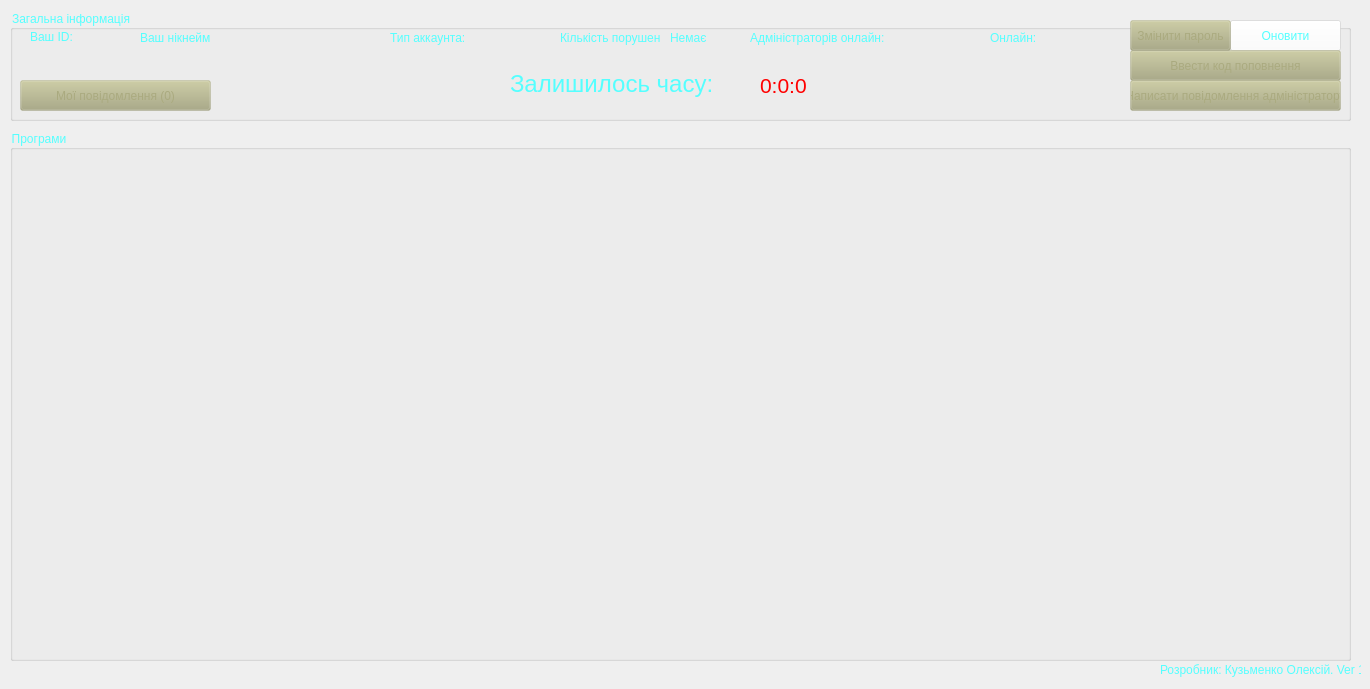
       <widget class="QWidget" name="tab">
        <property name="styleSheet">
         <string notr="true"/>
        </property>
        <attribute name="title">
         <string>Панель користувача</string>
        </attribute>
        <widget class="QGroupBox" name="groupBox_4">
         <property name="geometry">
          <rect>
           <x>10</x>
           <y>10</y>
           <width>1341</width>
           <height>111</height>
          </rect>
         </property>
         <property name="styleSheet">
          <string notr="true">background-color: rgb(106, 151, 246, 0);
color: rgb(85, 255, 255);</string>
         </property>
         <property name="title">
          <string>Загальна інформація</string>
         </property>
         <widget class="QLabel" name="label_10">
          <property name="geometry">
           <rect>
            <x>20</x>
            <y>20</y>
            <width>47</width>
            <height>13</height>
           </rect>
          </property>
          <property name="styleSheet">
           <string notr="true">background-color: rgb(106, 151, 246, 0);</string>
          </property>
          <property name="text">
           <string>Ваш ID:</string>
          </property>
         </widget>
         <widget class="QLabel" name="label_11">
          <property name="geometry">
           <rect>
            <x>70</x>
            <y>20</y>
            <width>47</width>
            <height>13</height>
           </rect>
          </property>
          <property name="styleSheet">
           <string notr="true">background-color: rgb(106, 151, 246, 0);</string>
          </property>
          <property name="text">
           <string/>
          </property>
         </widget>
         <widget class="QLabel" name="label_12">
          <property name="geometry">
           <rect>
            <x>380</x>
            <y>20</y>
            <width>81</width>
            <height>16</height>
           </rect>
          </property>
          <property name="styleSheet">
           <string notr="true">background-color: rgb(106, 151, 246, 0);</string>
          </property>
          <property name="text">
           <string>Тип аккаунта:</string>
          </property>
         </widget>
         <widget class="QLabel" name="label_13">
          <property name="geometry">
           <rect>
            <x>460</x>
            <y>20</y>
            <width>91</width>
            <height>16</height>
           </rect>
          </property>
          <property name="styleSheet">
           <string notr="true">background-color: rgb(106, 151, 246, 0);</string>
          </property>
          <property name="text">
           <string/>
          </property>
         </widget>
         <widget class="QLabel" name="label_14">
          <property name="geometry">
           <rect>
            <x>550</x>
            <y>20</y>
            <width>101</width>
            <height>16</height>
           </rect>
          </property>
          <property name="styleSheet">
           <string notr="true">background-color: rgb(106, 151, 246, 0);</string>
          </property>
          <property name="text">
           <string>Кількість порушень:</string>
          </property>
         </widget>
         <widget class="QLabel" name="label_15">
          <property name="geometry">
           <rect>
            <x>660</x>
            <y>20</y>
            <width>51</width>
            <height>16</height>
           </rect>
          </property>
          <property name="styleSheet">
           <string notr="true">background-color: rgb(106, 151, 246, 0);</string>
          </property>
          <property name="text">
           <string>Немає</string>
          </property>
         </widget>
         <widget class="QLabel" name="label_16">
          <property name="geometry">
           <rect>
            <x>130</x>
            <y>20</y>
            <width>71</width>
            <height>16</height>
           </rect>
          </property>
          <property name="styleSheet">
           <string notr="true">background-color: rgb(106, 151, 246, 0);</string>
          </property>
          <property name="text">
           <string>Ваш нікнейм:</string>
          </property>
         </widget>
         <widget class="QLabel" name="label_17">
          <property name="geometry">
           <rect>
            <x>210</x>
            <y>20</y>
            <width>51</width>
            <height>16</height>
           </rect>
          </property>
          <property name="styleSheet">
           <string notr="true">background-color: rgb(106, 151, 246, 0);</string>
          </property>
          <property name="text">
           <string/>
          </property>
         </widget>
         <widget class="QLabel" name="label_8">
          <property name="geometry">
           <rect>
            <x>500</x>
            <y>60</y>
            <width>211</width>
            <height>28</height>
           </rect>
          </property>
          <property name="font">
           <font>
            <family>MS Shell Dlg 2</family>
            <pointsize>18</pointsize>
            <weight>50</weight>
            <italic>false</italic>
            <bold>false</bold>
           </font>
          </property>
          <property name="styleSheet">
           <string notr="true">background-color: rgb(106, 151, 246, 0);</string>
          </property>
          <property name="text">
           <string>Залишилось часу:</string>
          </property>
         </widget>
         <widget class="QLabel" name="label_19">
          <property name="geometry">
           <rect>
            <x>750</x>
            <y>60</y>
            <width>81</width>
            <height>31</height>
           </rect>
          </property>
          <property name="font">
           <font>
            <family>MS Shell Dlg 2</family>
            <pointsize>18</pointsize>
            <weight>50</weight>
            <italic>false</italic>
            <bold>false</bold>
           </font>
          </property>
          <property name="styleSheet">
           <string notr="true">background-color: rgb(106, 151, 246, 0);
color: rgb(255, 0, 0);</string>
          </property>
          <property name="text">
           <string>&lt;html&gt;&lt;head/&gt;&lt;body&gt;&lt;p&gt;&lt;span style=&quot; font-size:16pt;&quot;&gt;0:0:0&lt;/span&gt;&lt;/p&gt;&lt;/body&gt;&lt;/html&gt;</string>
          </property>
         </widget>
         <widget class="QLabel" name="label_34">
          <property name="geometry">
           <rect>
            <x>740</x>
            <y>20</y>
            <width>141</width>
            <height>16</height>
           </rect>
          </property>
          <property name="styleSheet">
           <string notr="true">background-color: rgb(106, 151, 246, 0);</string>
          </property>
          <property name="text">
           <string>Адміністраторів онлайн:</string>
          </property>
         </widget>
         <widget class="QLabel" name="label_35">
          <property name="geometry">
           <rect>
            <x>900</x>
            <y>20</y>
            <width>41</width>
            <height>16</height>
           </rect>
          </property>
          <property name="styleSheet">
           <string notr="true">background-color: rgb(106, 151, 246, 0);</string>
          </property>
          <property name="text">
           <string/>
          </property>
         </widget>
         <widget class="QLabel" name="label_36">
          <property name="geometry">
           <rect>
            <x>980</x>
            <y>20</y>
            <width>61</width>
            <height>16</height>
           </rect>
          </property>
          <property name="styleSheet">
           <string notr="true">background-color: rgb(106, 151, 246, 0);</string>
          </property>
          <property name="text">
           <string>Онлайн:</string>
          </property>
         </widget>
         <widget class="QLabel" name="label_37">
          <property name="geometry">
           <rect>
            <x>1050</x>
            <y>20</y>
            <width>51</width>
            <height>16</height>
           </rect>
          </property>
          <property name="styleSheet">
           <string notr="true">background-color: rgb(106, 151, 246, 0);</string>
          </property>
          <property name="text">
           <string/>
          </property>
         </widget>
         <widget class="QPushButton" name="pushButton_14">
          <property name="geometry">
           <rect>
            <x>1220</x>
            <y>10</y>
            <width>111</width>
            <height>31</height>
           </rect>
          </property>
          <property name="styleSheet">
           <string notr="true">QPushButton:disabled{
	color: rgb(170, 170, 127);
	background-color: rgb(170, 170, 127, 60);
}
QPushButton:enabled{
	background-color: rgb(255, 255, 255, 100);
}</string>
          </property>
          <property name="text">
           <string>Оновити</string>
          </property>
         </widget>
         <widget class="QPushButton" name="pushButton_10">
          <property name="enabled">
           <bool>false</bool>
          </property>
          <property name="geometry">
           <rect>
            <x>1120</x>
            <y>40</y>
            <width>211</width>
            <height>31</height>
           </rect>
          </property>
          <property name="styleSheet">
           <string notr="true">QPushButton:disabled{
	color: rgb(170, 170, 127);
	background-color: rgb(170, 170, 127, 60);
}
QPushButton:enabled{
	background-color: rgb(255, 255, 255, 100);
}</string>
          </property>
          <property name="text">
           <string>Ввести код поповнення</string>
          </property>
         </widget>
         <widget class="QPushButton" name="pushButton_17">
          <property name="enabled">
           <bool>false</bool>
          </property>
          <property name="geometry">
           <rect>
            <x>1120</x>
            <y>70</y>
            <width>211</width>
            <height>31</height>
           </rect>
          </property>
          <property name="styleSheet">
           <string notr="true">QPushButton:disabled{
	color: rgb(170, 170, 127);
	background-color: rgb(170, 170, 127, 60);
}
QPushButton:enabled{
	background-color: rgb(255, 255, 255, 100);
}</string>
          </property>
          <property name="text">
           <string>Написати повідомлення адміністратору</string>
          </property>
         </widget>
         <widget class="QPushButton" name="pushButton_18">
          <property name="enabled">
           <bool>false</bool>
          </property>
          <property name="geometry">
           <rect>
            <x>1120</x>
            <y>10</y>
            <width>101</width>
            <height>31</height>
           </rect>
          </property>
          <property name="styleSheet">
           <string notr="true">QPushButton:disabled{
	color: rgb(170, 170, 127);
	background-color: rgb(170, 170, 127, 60);
}
QPushButton:enabled{
	background-color: rgb(255, 255, 255, 100);
}</string>
          </property>
          <property name="text">
           <string>Змінити пароль</string>
          </property>
         </widget>
         <widget class="QPushButton" name="pushButton_19">
          <property name="enabled">
           <bool>false</bool>
          </property>
          <property name="geometry">
           <rect>
            <x>10</x>
            <y>70</y>
            <width>191</width>
            <height>31</height>
           </rect>
          </property>
          <property name="styleSheet">
           <string notr="true">QPushButton:disabled{
	color: rgb(170, 170, 127);
	background-color: rgb(170, 170, 127, 60);
}
QPushButton:enabled{
	background-color: rgb(255, 255, 255, 100);
}</string>
          </property>
          <property name="text">
           <string>Мої повідомлення (0)</string>
          </property>
         </widget>
        </widget>
        <widget class="QGroupBox" name="groupBox_5">
         <property name="geometry">
          <rect>
           <x>10</x>
           <y>130</y>
           <width>1341</width>
           <height>531</height>
          </rect>
         </property>
         <property name="styleSheet">
          <string notr="true">background-color: rgb(106, 151, 246, 0);
color: rgb(85, 255, 255);</string>
         </property>
         <property name="title">
          <string>Програми</string>
         </property>
         <widget class="QWidget" name="verticalLayoutWidget_2">
          <property name="geometry">
           <rect>
            <x>20</x>
            <y>20</y>
            <width>151</width>
            <height>141</height>
           </rect>
          </property>
          <layout class="QVBoxLayout" name="verticalLayout_2">
           <item>
            <widget class="QLabel" name="label_42">
             <property name="styleSheet">
              <string notr="true"/>
             </property>
             <property name="text">
              <string/>
             </property>
            </widget>
           </item>
          </layout>
         </widget>
         <widget class="QWidget" name="verticalLayoutWidget_3">
          <property name="geometry">
           <rect>
            <x>210</x>
            <y>20</y>
            <width>151</width>
            <height>141</height>
           </rect>
          </property>
          <layout class="QVBoxLayout" name="verticalLayout_3">
           <item>
            <widget class="QLabel" name="label_49">
             <property name="styleSheet">
              <string notr="true"/>
             </property>
             <property name="text">
              <string/>
             </property>
            </widget>
           </item>
          </layout>
         </widget>
         <widget class="QWidget" name="verticalLayoutWidget_4">
          <property name="geometry">
           <rect>
            <x>400</x>
            <y>20</y>
            <width>151</width>
            <height>141</height>
           </rect>
          </property>
          <layout class="QVBoxLayout" name="verticalLayout_4">
           <item>
            <widget class="QLabel" name="label_50">
             <property name="styleSheet">
              <string notr="true"/>
             </property>
             <property name="text">
              <string/>
             </property>
            </widget>
           </item>
          </layout>
         </widget>
         <widget class="QWidget" name="verticalLayoutWidget_5">
          <property name="geometry">
           <rect>
            <x>590</x>
            <y>20</y>
            <width>151</width>
            <height>141</height>
           </rect>
          </property>
          <layout class="QVBoxLayout" name="verticalLayout_5">
           <item>
            <widget class="QLabel" name="label_51">
             <property name="styleSheet">
              <string notr="true"/>
             </property>
             <property name="text">
              <string/>
             </property>
            </widget>
           </item>
          </layout>
         </widget>
         <widget class="QWidget" name="verticalLayoutWidget_6">
          <property name="geometry">
           <rect>
            <x>780</x>
            <y>20</y>
            <width>151</width>
            <height>141</height>
           </rect>
          </property>
          <layout class="QVBoxLayout" name="verticalLayout_6">
           <item>
            <widget class="QLabel" name="label_52">
             <property name="styleSheet">
              <string notr="true"/>
             </property>
             <property name="text">
              <string/>
             </property>
            </widget>
           </item>
          </layout>
         </widget>
         <widget class="QWidget" name="verticalLayoutWidget_7">
          <property name="geometry">
           <rect>
            <x>970</x>
            <y>20</y>
            <width>151</width>
            <height>141</height>
           </rect>
          </property>
          <layout class="QVBoxLayout" name="verticalLayout_7">
           <item>
            <widget class="QLabel" name="label_53">
             <property name="styleSheet">
              <string notr="true"/>
             </property>
             <property name="text">
              <string/>
             </property>
            </widget>
           </item>
          </layout>
         </widget>
         <widget class="QWidget" name="verticalLayoutWidget_8">
          <property name="geometry">
           <rect>
            <x>1160</x>
            <y>20</y>
            <width>151</width>
            <height>141</height>
           </rect>
          </property>
          <layout class="QVBoxLayout" name="verticalLayout_8">
           <item>
            <widget class="QLabel" name="label_54">
             <property name="styleSheet">
              <string notr="true"/>
             </property>
             <property name="text">
              <string/>
             </property>
            </widget>
           </item>
          </layout>
         </widget>
        </widget>
        <widget class="QLabel" name="label_40">
         <property name="geometry">
          <rect>
           <x>0</x>
           <y>0</y>
           <width>47</width>
           <height>13</height>
          </rect>
         </property>
         <property name="text">
          <string/>
         </property>
        </widget>
        <widget class="QLabel" name="label_58">
         <property name="geometry">
          <rect>
           <x>1160</x>
           <y>660</y>
           <width>201</width>
           <height>20</height>
          </rect>
         </property>
         <property name="styleSheet">
          <string notr="true">color: rgb(85, 255, 255);</string>
         </property>
         <property name="text">
          <string>Розробник: Кузьменко Олексій. Ver 1.3</string>
         </property>
        </widget>
        <zorder>label_40</zorder>
        <zorder>groupBox_4</zorder>
        <zorder>groupBox_5</zorder>
        <zorder>label_58</zorder>
       </widget>
